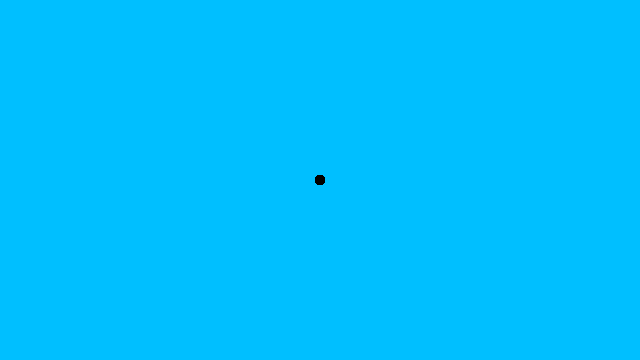
Frame 1 (no input)
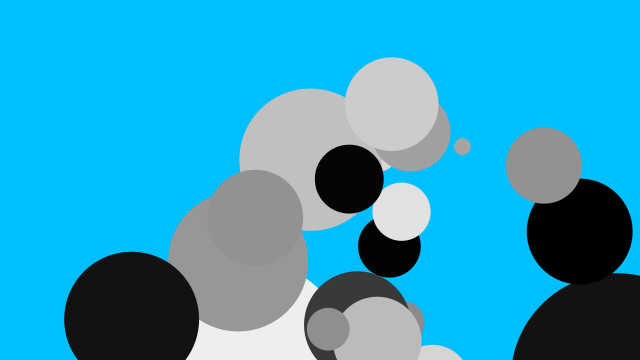
Frame 60 (the mouse pressed at the canvas centre just before this capture)
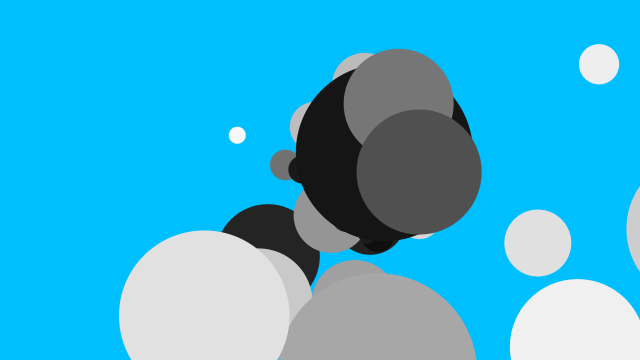
Frame 120 (the mouse held since frame 60 and released just before this capture)

The Processing sketch that drew these frames (run headless with seeded random() and noise(); from frame 60 on, the mouse is pressed at the canvas centre):

// Processing sketch: processing_76074
// ── processing_76074.pde

class critter1{
  
  //positon values
  float postx;
  float posty;

  //speed values
  float speedx;
  float speedy;
  float accererationx;
  float accererationy;
  
  //size values
  float sizeheight;
  float sizewidth;
  
  //growth rate
  float growthrate;
  
  //color
  float crittercolor;
  
  //constructor
  critter1(float positionx, float positiony, float grow, float rgb, float accelx, float accely){
    postx = width/2;
    posty = height/2;
    speedx = positionx;
    speedy = positiony;
    growthrate = grow;
    sizeheight = 10;
    sizewidth = 10;
    crittercolor = rgb;
    accererationx = accelx / 10;
    accererationy = accely / 10;
  }
  
  //grow
  void grow(){
    sizeheight = sizeheight + growthrate;
    sizewidth = sizewidth + growthrate;
  }
  
  //move
  void move(){
    postx = postx + speedx;
    posty = posty + speedy;
    display();
    speedx = speedx + accererationx;
    speedy = speedy + accererationy;

  }
  
  //draw circle that represents size and position
  void display(){
    fill(crittercolor);
    noStroke();
    ellipse(postx, posty, sizewidth, sizeheight);
  }
  
  //draw circle that follows mouse
  void mousefollow(){
    noStroke();
    fill(crittercolor);
    ellipse(mouseX, mouseY, sizewidth, sizeheight);
  }

  //update size, position, and speed
  void update(){
    grow();
    move();
  }
}//end critter object



//declare variables for setup and draw
int count = 0;
critter1[] critterarray = new critter1[50];




//set up the draw area
void setup(){
  size(640, 360);  // Size must be the first statement
  frameRate(10);    // Number of frames per second
  for (int i = 0; i < 50; i++){
    critterarray[i] = new critter1(0, 0, 0, 0, 0, 0);
  }
}

//the draw loop
void draw(){
  //move and grow objects, increase count(spawn) clock, refresh background
  count++;
  color sky = color(0, 191, 255);
  background(sky);
  for (int i = 0; i < 50; i++){
    critterarray[i].update();
  }
  /*
  if (count > 50){
    float ratex = random(-10, 10);
    float ratey = random(-10, 10);
    float growr = random(7);
    float critcolor = random(256);
    c1 = new critter1(ratex, ratey, growr, critcolor);
    c1.display();
    count = 0;
  }
  */
  float ratex = random(-10, 10);
  float ratey = random(-10, 10);
  float growr = random(7);
  float critcolor = random(256);
  float accelx = random(11);
  float accely = random(9);
  critterarray[count] = new critter1(ratex, ratey, growr, critcolor, accelx, accely);
  if (count == 49)
    count = 0;
}
